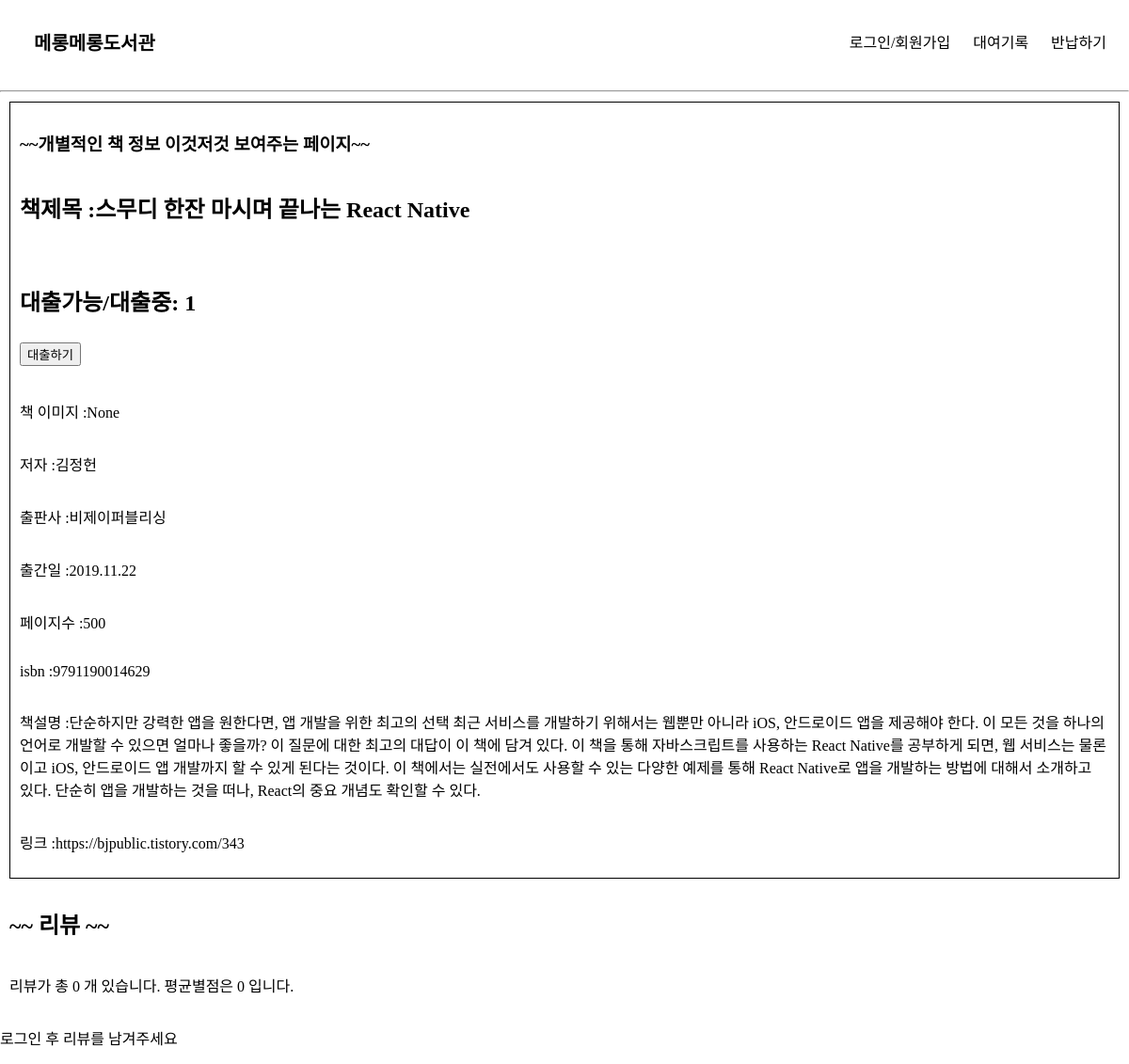
The app's page /book_info/14, older data.
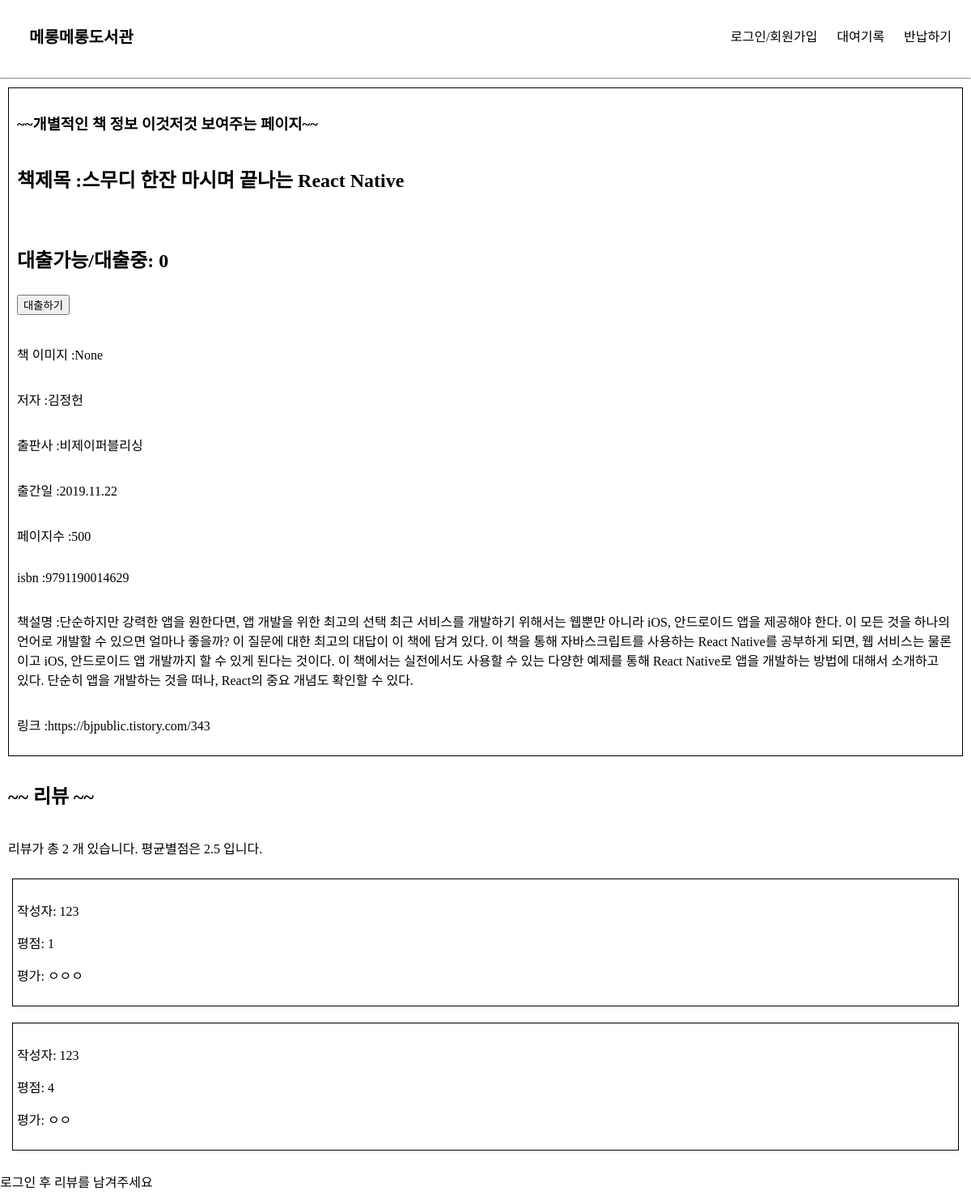
The same page, newer data.
### elicelibrary/models.py (models this page shows, shortened)
class Book(db.Model):
    __tablename__     = 'Book'
    id                = db.Column(db.Integer, primary_key=True, nullable=False, autoincrement=True, unique=True)
    title             = db.Column(db.String(45), nullable=False)
    author            = db.Column(db.String(45))
    publisher         = db.Column(db.String(45))
    publication_date  = db.Column(db.String(45))
    pages             = db.Column(db.Integer)
    isbn              = db.Column(db.String(45))
    registered_date   = db.Column(db.DateTime, default=datetime.utcnow)
    description       = db.Column(db.Text())    # 길이를 정할 수 없는 문자열은 Text를 쓰면 됨
    book_link         = db.Column(db.String(255))
    book_status       = db.Column(db.String(45))   # "1" :대출가능, "0" : 대출중 , "999" : 폐기    -> 선택형 변수에 적합한 데이터타입이 있을까?
    book_img          = db.Column(db.String(45))    # 책 표지만 바뀐 경우, 또는 책이 다르지만 같은 표지를 쓰는 경우가 있기 때문에 이미지 스토리지에서 같은 이미지의 반복을 막기 위해 별도의 책 이미지 식별 용 변수를 넣음

class Review(db.Model):
    __tablename__     = 'Review'
    review_id         = db.Column(db.Integer, primary_key=True, nullable=False, autoincrement=True)
    rating            = db.Column(db.Integer)
    content           = db.Column(db.Text())
    user_id           = db.Column(db.String(45), db.ForeignKey('User.email'), nullable=False)
    isbn              = db.Column(db.String(45), db.ForeignKey('Book.isbn'))   # 외부키 사용할 때는 '테이블이름.속성', 객체 이름 x

### elicelibrary/views/book_api.py (the view)
@book.route('/book_info/<int:book_id>', methods=["GET"])
def book_detail(book_id):
    book_info = Book.query.filter(Book.id == book_id).first()
    book_review = Review.query.filter(Review.isbn == book_info.isbn).all()
    rating_sum, rating_avg = 0, 0
    if book_review :
        for review in book_review:
            rating_sum += review.rating
        rating_avg = rating_sum / len(book_review)
    return render_template("book_detail.html", book = book_info, review_list = book_review, rating_avg = rating_avg, review_cnt = len(book_review))

### elicelibrary/templates/book_detail.html (shortened to what this page needs)
{% extends 'base.html' %}
{% block content %}
<div class="book-detail-info-container">
<h3>~~개별적인 책 정보 이것저것 보여주는 페이지~~</h3>
<h2> 책제목 :{{ book.title }}</h2>
<h2>
    <p>    대출가능/대출중: {{ book.book_status }}   </p>
    <form action="{{ url_for('book.checkout', book_id=book.id) }}" method="post">
        <input class='checkout-btn' type="submit" value="대출하기">
    </form>
</h2>
<p> 책 이미지 :{{ book.book_img }}</p>
<p> 저자 :{{ book.author }}</p>
<p> 출판사 :{{ book.publisher }}</p>
<p> 출간일 :{{ book.publication_date }}</p>
<p> 페이지수 :{{ book.pages }}</p>
<p> isbn :{{ book.isbn }}</p>
<p> 책설명 :{{ book.description }}</p>
<p> 링크 :{{ book.book_link }}</p>
</div>
<div class="review-container">
    <h2>~~ 리뷰 ~~</h2>
    <p>리뷰가 총 {{ review_cnt }} 개 있습니다. 평균별점은 {{ rating_avg }} 입니다. </p>
    {% for review in review_list %}
    <div class="review">
        <p>작성자: {{ review.user_id }}</p>
        <p>평점: {{ review.rating }}</p>
        <p>평가: {{ review.content }}</p>
    </div>
    {% endfor %}
</div>
{% if session['login_id'] %}
<h3>리뷰 작성</h3>
<form action="{{ url_for('book.write_review', book_id=book.id) }}" method="post">
    <select name="star">
        <option value="1">1점</option>
        <option value="2">2점</option>
        <option value="3">3점</option>
        <option value="4">4점</option>
        <option value="5">5점</option>
    </select>
    <div class="form-group">
        <label for="review">리뷰</label>
        <input class="form-control" name="review" id="review" placeholder="리뷰를 작성해주세요."></input>
    </div>
    <input class="btn btn-primary" type="submit" value="리뷰 올리기">
</form>
{% else %}
<p>로그인 후 리뷰를 남겨주세요</p>
{% endif %}
{% endblock %}

Row changes from the older to the newer data that the page shows:
changed Book "스무디 한잔 마시며 끝나는 React Native": book_status "1" → "0"
added Review: user_id "123", rating "1", content "ㅇㅇㅇ"
added Review: user_id "123", rating "4", content "ㅇㅇ"
Text that changed along with them:
{{ review_cnt }}: "0" → "2"
{{ rating_avg }}: "0" → "2.5"
